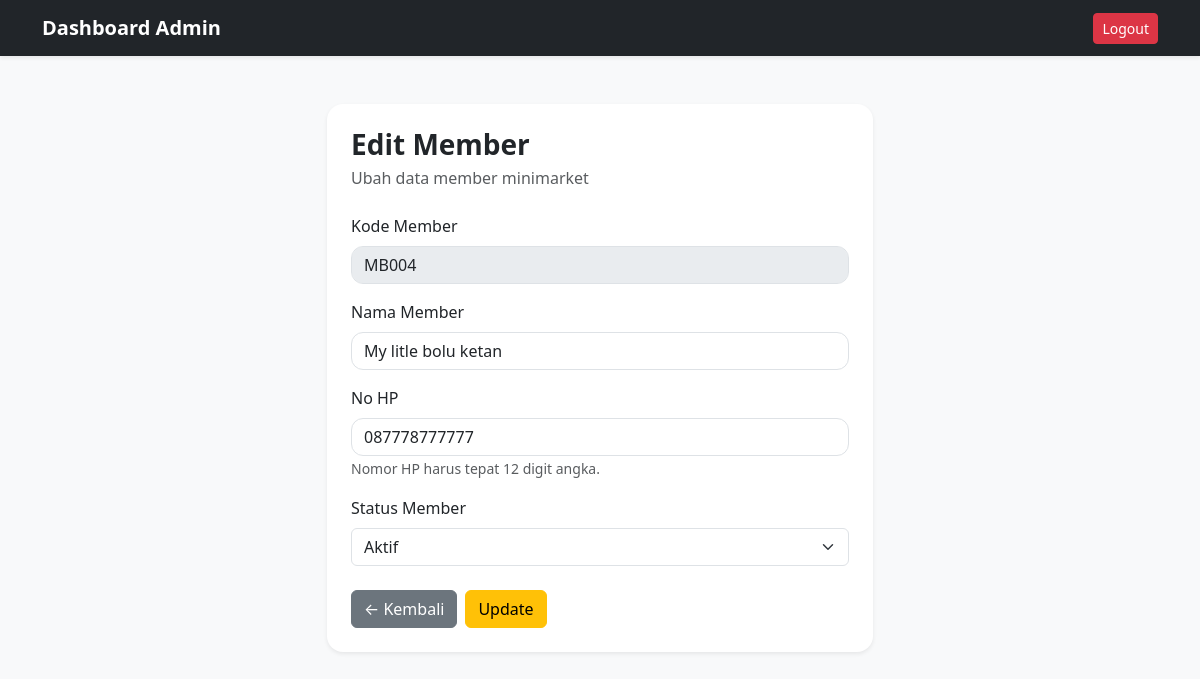
The app's page /admin/member/edit.php?id=5 (signed in) with its own data.
### tables this page shows
CREATE TABLE `member` (
  `id_member` int NOT NULL,
  `kode_member` varchar(20) NOT NULL,
  `nama_member` varchar(100) NOT NULL,
  `no_hp` varchar(15) NOT NULL,
  `status` enum('aktif','nonaktif') DEFAULT 'aktif',
  `tanggal_daftar` datetime DEFAULT CURRENT_TIMESTAMP
);

### admin/member/edit.php (the view, shortened to what this page needs)
<?php
include '../../config/db.php';
$id = $_GET['id'];
$query = mysqli_query(
    $koneksi,
    "SELECT * FROM member WHERE id_member='$id'"
);
$member = mysqli_fetch_assoc($query);
?>
<!DOCTYPE html>
<html lang="id">
<head>
    <link href="https://cdn.jsdelivr.net/npm/bootstrap@5.3.8/dist/css/bootstrap.min.css" rel="stylesheet"
>
</head>
<body class="bg-light">
    <nav class="navbar navbar-expand-lg navbar-dark bg-dark shadow-sm">
        <div class="container">
            <a href="../index.php" class="navbar-brand fw-bold text-decoration-none">
                Dashboard Admin
            </a>
            <div class="ms-auto">
                <a href="../../auth/logout.php" class="btn btn-danger btn-sm">
                    Logout
                </a>
            </div>
        </div>
    </nav>
    <div class="container py-5">
        <div class="row justify-content-center">
            <div class="col-lg-6">
                <div class="card border-0 shadow-sm rounded-4">
                    <div class="card-body p-4">
                        <h3 class="fw-bold mb-1">
                            Edit Member
                        </h3>
                        <p class="text-muted mb-4">
                            Ubah data member minimarket
                        </p>
                        <form action="../../proses/admin/edit/proses_edit_member.php" method="POST">
                            <div class="mb-3">
                                <label class="form-label">
                                    Kode Member
                                </label>
                                <input disabled type="text" class="form-control" value="<?= $member['kode_member'] ?>"
                                    readonly>
                            </div>
                            <div class="mb-3">
                                <label class="form-label">
                                    Nama Member
                                </label>
                                <input type="text" name="nama_member" class="form-control" required
                                    value="<?= $member['nama_member']; ?>">
                            </div>
                            <div class="mb-3">
                                <label class="form-label">
                                    No HP
                                </label>
                                <input type="text" name="no_hp" class="form-control" required maxlength="12"
                                    pattern="[0-9]{12}" inputmode="numeric" value="<?= $member['no_hp']; ?>"
                                    oninput="this.value = this.value.replace(/[^0-9]/g, '')">
                                <small class="text-muted">
                                    Nomor HP harus tepat 12 digit angka.
                                </small>
                            </div>
                            <div class="mb-4">
                                <label class="form-label">
                                    Status Member
                                </label>
                                <select name="status" class="form-select">
                                    <option value="aktif" <?= $member['status'] == 'aktif' ? 'selected' : ''; ?>>
                                        Aktif
                                    </option>
                                </select>
                            </div>
                            <div class="d-flex gap-2">
                                <a href="index.php" class="btn btn-secondary">
                                    ← Kembali
                                </a>
                                <button type="submit" class="btn btn-warning">
                                    Update
                                </button>
                            </div>
                        </form>
                    </div>
                </div>
            </div>
        </div>
    </div>
</body>
</html>

### admin/member/edit.php (style rules this page uses)
.form-control { border-radius: 12px !important; font-size: 16px; }
.card { border-radius: 18px; }
.btn { transition: 0.2s; }

### records on screen
member: kode_member "MB004", nama_member "My litle bolu ketan", no_hp "087778777777", status "Aktif"
